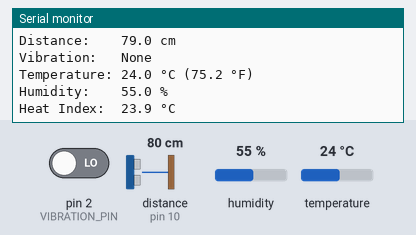
Simulated run of this sketch. Board: Arduino Uno, built with avr-gcc and run on an emulated ATmega328P. On the bench: the last lines printed to the serial monitor. Wiring (inferred from the names in the program): ultrasonic range finder: trigger pin 9; echo pin 10. The inputs (shaded band) are chosen by the test bench; at power-on: pin 2 (VIBRATION_PIN) LOW, distance to the obstacle (sensor on pin 10) 80 cm, humidity 55 %, temperature 24 °C. The echo pulse lasts 58.3 µs per cm.

Above: at 3.3 s.
3.4 s: pin 2 (VIBRATION_PIN) driven HIGH
5.7 s: distance to the obstacle (sensor on pin 10) set to 2 cm
7.2 s: humidity set to 22 %
At 8.6 s:
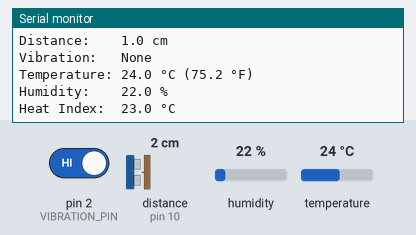
8.7 s: temperature set to 12 °C
10.2 s: distance to the obstacle (sensor on pin 10) set to 4 cm
At 11.6 s:
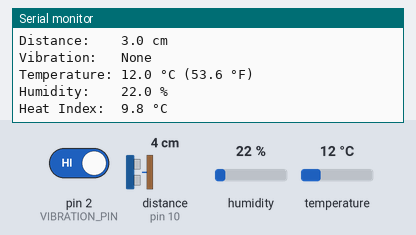
11.7 s: humidity set to 40 %
Timing chart, 0 to 14.2 s (numbered marks = the images above; inputs shaded):
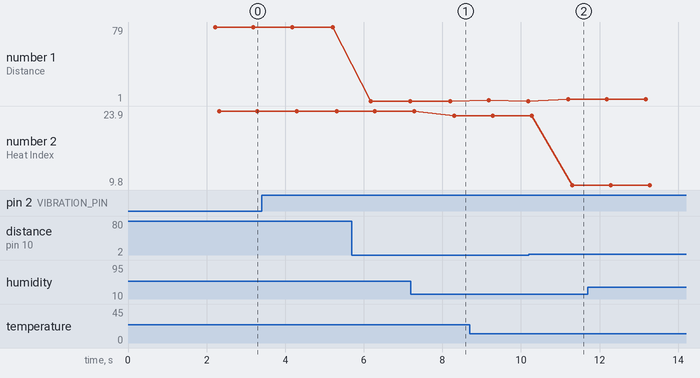

The sketch:

environmenta_monitor.ino
```cpp
/*
 * Environmental Monitoring System
 *
 * Sensors:
 *   - HC-SR04 Ultrasonic Distance Sensor
 *   - SW-420 Vibration Sensor
 *   - DHT11 Temperature & Humidity Sensor
 *
 * Board: Arduino UNO R3 (or compatible)
 *
 * Output: Serial monitor at 9600 baud, updates every 1 second
 */

#include <DHT.h>

// ==================== PIN DEFINITIONS ====================

// HC-SR04 Ultrasonic Sensor
#define ULTRASONIC_TRIG_PIN  9
#define ULTRASONIC_ECHO_PIN  10

// SW-420 Vibration Sensor
#define VIBRATION_PIN        2

// DHT11 Temperature & Humidity Sensor
#define DHT_PIN              7
#define DHT_TYPE             DHT11

// ==================== CONSTANTS ====================

#define SOUND_SPEED_CM_US    0.0343  // Speed of sound in cm/microsecond
#define MAX_DISTANCE_CM      400     // Maximum measurable distance
#define MEASUREMENT_INTERVAL 1000    // 1 second between measurements

// ==================== GLOBAL OBJECTS ====================

DHT dht(DHT_PIN, DHT_TYPE);

// ==================== GLOBAL VARIABLES ====================

unsigned long lastMeasurementTime = 0;
volatile bool vibrationDetected = false;
volatile unsigned long vibrationCount = 0;

// ==================== INTERRUPT SERVICE ROUTINE ====================

void vibrationISR() {
  vibrationDetected = true;
  vibrationCount++;
}

// ==================== SETUP ====================

void setup() {
  // Initialize Serial communication
  Serial.begin(9600);
  while (!Serial) {
    ; // Wait for serial port to connect (needed for some boards)
  }

  // Initialize HC-SR04 pins
  pinMode(ULTRASONIC_TRIG_PIN, OUTPUT);
  pinMode(ULTRASONIC_ECHO_PIN, INPUT);
  digitalWrite(ULTRASONIC_TRIG_PIN, LOW);

  // Initialize SW-420 vibration sensor with interrupt
  pinMode(VIBRATION_PIN, INPUT);
  attachInterrupt(digitalPinToInterrupt(VIBRATION_PIN), vibrationISR, RISING);

  // Initialize DHT11 sensor
  dht.begin();

  // Print header
  Serial.println(F("====================================="));
  Serial.println(F("  Environmental Monitoring System"));
  Serial.println(F("====================================="));
  Serial.println(F("Sensors: HC-SR04, SW-420, DHT11"));
  Serial.println(F("Update interval: 1 second"));
  Serial.println(F("=====================================\n"));

  // Allow sensors to stabilize
  delay(2000);
  Serial.println(F("System ready. Starting measurements...\n"));
}

// ==================== SENSOR FUNCTIONS ====================

/**
 * Measure distance using HC-SR04 ultrasonic sensor
 * Returns distance in centimeters, or -1 if out of range
 */
float measureDistance() {
  long duration, distance;

  // Clear the trigger pin (same as working code)
  digitalWrite(ULTRASONIC_TRIG_PIN, LOW);
  delayMicroseconds(2);

  // Send 10 microsecond pulse (same as working code)
  digitalWrite(ULTRASONIC_TRIG_PIN, HIGH);
  delayMicroseconds(10);
  digitalWrite(ULTRASONIC_TRIG_PIN, LOW);

  // Read the echo pin - no timeout like working code
  duration = pulseIn(ULTRASONIC_ECHO_PIN, HIGH);

  // Calculate distance using same formula as working code
  distance = (duration / 2) / 29.1;

  // Validate range
  if (distance >= MAX_DISTANCE_CM || distance <= 0) {
    return -1;
  }

  return distance;
}

/**
 * Read vibration status and count
 * Returns true if vibration was detected since last check
 */
bool checkVibration(unsigned long &count) {
  noInterrupts();
  bool detected = vibrationDetected;
  count = vibrationCount;
  vibrationDetected = false;  // Reset flag
  vibrationCount = 0;         // Reset count for next interval
  interrupts();

  return detected;
}

/**
 * Read temperature from DHT11
 * Returns temperature in Celsius, or NAN if error
 */
float readTemperature() {
  return dht.readTemperature();
}

/**
 * Read humidity from DHT11
 * Returns humidity percentage, or NAN if error
 */
float readHumidity() {
  return dht.readHumidity();
}

// ==================== OUTPUT FUNCTIONS ====================

void printMeasurements(float distance, bool vibration, unsigned long vibCount,
                       float temperature, float humidity) {
  Serial.println(F("--- Sensor Readings ---"));

  // Distance
  Serial.print(F("Distance:    "));
  if (distance < 0) {
    Serial.println(F("Out of range"));
  } else {
    Serial.print(distance, 1);
    Serial.println(F(" cm"));
  }

  // Vibration
  Serial.print(F("Vibration:   "));
  if (vibration) {
    Serial.print(F("DETECTED ("));
    Serial.print(vibCount);
    Serial.println(F(" events)"));
  } else {
    Serial.println(F("None"));
  }

  // Temperature
  Serial.print(F("Temperature: "));
  if (isnan(temperature)) {
    Serial.println(F("Error reading"));
  } else {
    Serial.print(temperature, 1);
    Serial.print(F(" °C ("));
    Serial.print(temperature * 9.0 / 5.0 + 32.0, 1);
    Serial.println(F(" °F)"));
  }

  // Humidity
  Serial.print(F("Humidity:    "));
  if (isnan(humidity)) {
    Serial.println(F("Error reading"));
  } else {
    Serial.print(humidity, 1);
    Serial.println(F(" %"));
  }

  // Heat index (if valid readings)
  if (!isnan(temperature) && !isnan(humidity)) {
    float heatIndex = dht.computeHeatIndex(temperature, humidity, false);
    Serial.print(F("Heat Index:  "));
    Serial.print(heatIndex, 1);
    Serial.println(F(" °C"));
  }

  Serial.println();
}

// JSON output for data logging/parsing
void printJSON(float distance, bool vibration, unsigned long vibCount,
               float temperature, float humidity) {
  Serial.print(F("{\"distance\":"));
  if (distance < 0) {
    Serial.print(F("null"));
  } else {
    Serial.print(distance, 1);
  }

  Serial.print(F(",\"vibration\":"));
  Serial.print(vibration ? F("true") : F("false"));

  Serial.print(F(",\"vib_count\":"));
  Serial.print(vibCount);

  Serial.print(F(",\"temp\":"));
  if (isnan(temperature)) {
    Serial.print(F("null"));
  } else {
    Serial.print(temperature, 1);
  }

  Serial.print(F(",\"humidity\":"));
  if (isnan(humidity)) {
    Serial.print(F("null"));
  } else {
    Serial.print(humidity, 1);
  }

  Serial.print(F(",\"timestamp\":"));
  Serial.print(millis());

  Serial.println(F("}"));
}

// ==================== MAIN LOOP ====================

void loop() {
  unsigned long currentTime = millis();

  // Check if it's time for a measurement (every 1 second)
  if (currentTime - lastMeasurementTime >= MEASUREMENT_INTERVAL) {
    lastMeasurementTime = currentTime;

    // Read all sensors
    float distance = measureDistance();
    unsigned long vibCount;
    bool vibration = checkVibration(vibCount);
    float temperature = readTemperature();
    float humidity = readHumidity();

    // Output human-readable format
    printMeasurements(distance, vibration, vibCount, temperature, humidity);

    // Uncomment line below for JSON output instead (useful for data logging)
    // printJSON(distance, vibration, vibCount, temperature, humidity);
  }
}
```

Measured:
- after the input at 7.2 s, the serial monitor: prints a new line after 1.1 s (image 1)
- after the input at 10.2 s, the serial monitor: prints a new line after 1.0 s (image 2)
- plotted number 1: 1 → 3 after the input at 10.2 s
- plotted number 2: 23.9 → 23 after the input at 7.2 s
